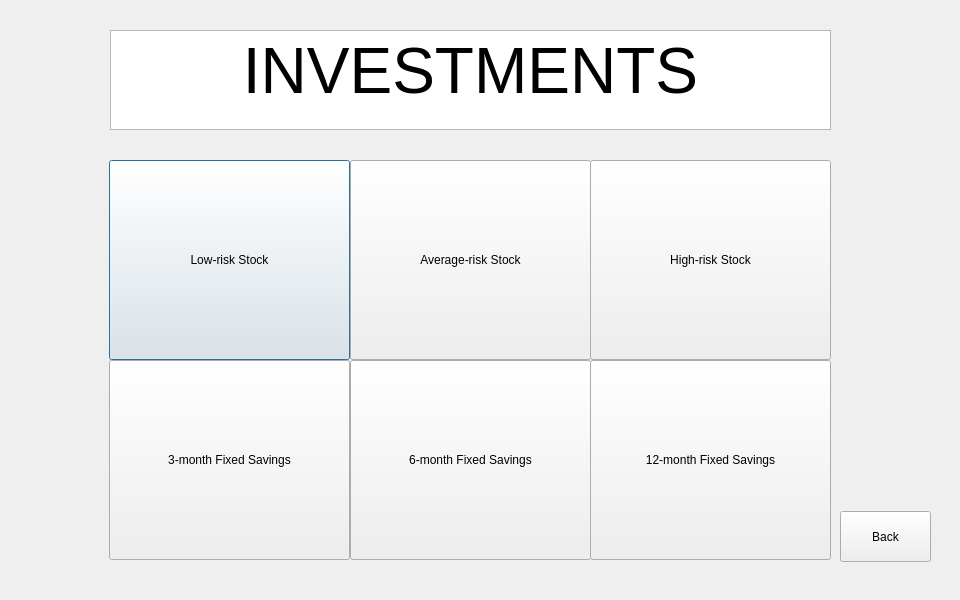
<?xml version="1.0" encoding="UTF-8"?>
<ui version="4.0">
 <class>Dialog</class>
 <widget class="QDialog" name="Dialog">
  <property name="geometry">
   <rect>
    <x>0</x>
    <y>0</y>
    <width>960</width>
    <height>600</height>
   </rect>
  </property>
  <property name="windowTitle">
   <string>Dialog</string>
  </property>
  <widget class="QTextBrowser" name="Title">
   <property name="geometry">
    <rect>
     <x>110</x>
     <y>30</y>
     <width>721</width>
     <height>100</height>
    </rect>
   </property>
   <property name="html">
    <string>&lt;!DOCTYPE HTML PUBLIC &quot;-//W3C//DTD HTML 4.0//EN&quot; &quot;http://www.w3.org/TR/REC-html40/strict.dtd&quot;&gt;
&lt;html&gt;&lt;head&gt;&lt;meta name=&quot;qrichtext&quot; content=&quot;1&quot; /&gt;&lt;style type=&quot;text/css&quot;&gt;
p, li { white-space: pre-wrap; }
&lt;/style&gt;&lt;/head&gt;&lt;body style=&quot; font-family:'.SF NS Text'; font-size:13pt; font-weight:400; font-style:normal;&quot;&gt;
&lt;p align=&quot;center&quot; style=&quot; margin-top:0px; margin-bottom:0px; margin-left:0px; margin-right:0px; -qt-block-indent:0; text-indent:0px;&quot;&gt;&lt;span style=&quot; font-family:'Gulim'; font-size:48pt;&quot;&gt;INVESTMENTS&lt;/span&gt;&lt;/p&gt;&lt;/body&gt;&lt;/html&gt;</string>
   </property>
  </widget>
  <widget class="QPushButton" name="stock_low_button">
   <property name="geometry">
    <rect>
     <x>109</x>
     <y>160</y>
     <width>241</width>
     <height>200</height>
    </rect>
   </property>
   <property name="text">
    <string>Low-risk Stock</string>
   </property>
  </widget>
  <widget class="QPushButton" name="stock_high_button">
   <property name="geometry">
    <rect>
     <x>590</x>
     <y>160</y>
     <width>241</width>
     <height>200</height>
    </rect>
   </property>
   <property name="text">
    <string>High-risk Stock</string>
   </property>
  </widget>
  <widget class="QPushButton" name="fixed_3_button">
   <property name="geometry">
    <rect>
     <x>109</x>
     <y>360</y>
     <width>241</width>
     <height>200</height>
    </rect>
   </property>
   <property name="text">
    <string>3-month Fixed Savings</string>
   </property>
  </widget>
  <widget class="QPushButton" name="stock_avg_button">
   <property name="geometry">
    <rect>
     <x>350</x>
     <y>160</y>
     <width>241</width>
     <height>200</height>
    </rect>
   </property>
   <property name="text">
    <string>Average-risk Stock</string>
   </property>
  </widget>
  <widget class="QPushButton" name="fixed_6_button">
   <property name="geometry">
    <rect>
     <x>350</x>
     <y>360</y>
     <width>241</width>
     <height>200</height>
    </rect>
   </property>
   <property name="text">
    <string>6-month Fixed Savings</string>
   </property>
  </widget>
  <widget class="QPushButton" name="fixed_12_button">
   <property name="geometry">
    <rect>
     <x>590</x>
     <y>360</y>
     <width>241</width>
     <height>200</height>
    </rect>
   </property>
   <property name="text">
    <string>12-month Fixed Savings</string>
   </property>
  </widget>
  <widget class="QPushButton" name="back_button">
   <property name="geometry">
    <rect>
     <x>840</x>
     <y>511</y>
     <width>91</width>
     <height>51</height>
    </rect>
   </property>
   <property name="text">
    <string>Back</string>
   </property>
  </widget>
 </widget>
 <resources/>
 <connections/>
</ui>
